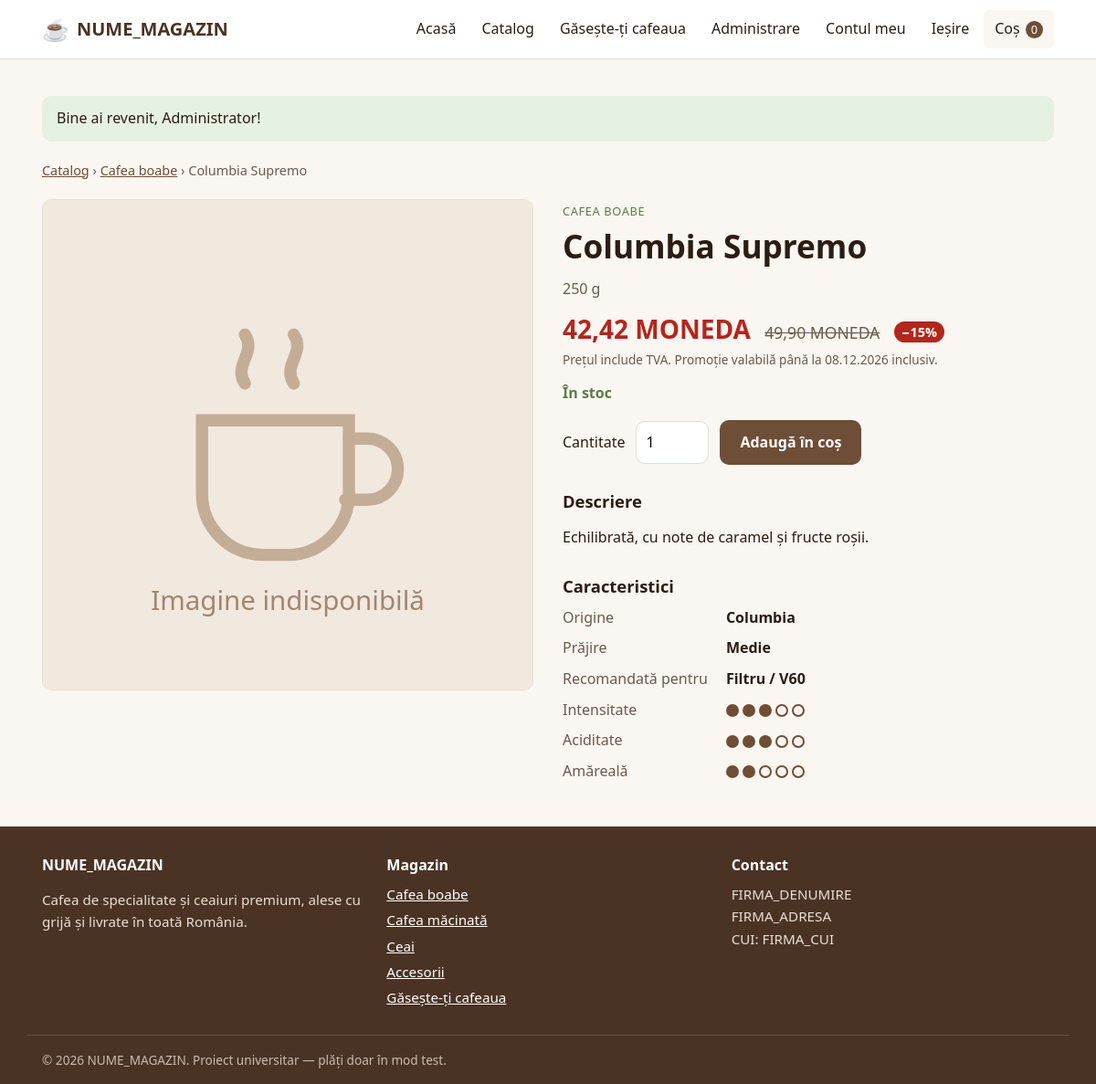
The app's page /produs.php?id=2 (signed in) with its own data.
### tables this page shows
CREATE TABLE produse (
    id           INT UNSIGNED AUTO_INCREMENT PRIMARY KEY,
    categorie_id INT UNSIGNED NOT NULL,
    nume         VARCHAR(150) NOT NULL,
    descriere    TEXT,
    pret         DECIMAL(10,2) NOT NULL,
    gramaj       VARCHAR(50),                
    imagine      VARCHAR(255),               
    stoc         INT UNSIGNED NOT NULL DEFAULT 0,
    activ        TINYINT(1) NOT NULL DEFAULT 1,
    creat_la     DATETIME NOT NULL DEFAULT CURRENT_TIMESTAMP,
    CONSTRAINT chk_produse_pret CHECK (pret > 0),
     
    CONSTRAINT fk_produse_categorie FOREIGN KEY (categorie_id)
        REFERENCES categorii(id) ON DELETE RESTRICT ON UPDATE CASCADE,
    INDEX idx_produse_activ (activ, categorie_id)
);

CREATE TABLE categorii (
    id        INT UNSIGNED AUTO_INCREMENT PRIMARY KEY,
    nume      VARCHAR(100) NOT NULL UNIQUE,
    descriere TEXT,
    cota_tva  DECIMAL(5,2) NOT NULL DEFAULT 21.00,
    CONSTRAINT chk_categorii_tva CHECK (cota_tva >= 0 AND cota_tva <= 100)
);

CREATE TABLE atribute_cafea (
    produs_id   INT UNSIGNED PRIMARY KEY,
    intensitate TINYINT UNSIGNED NOT NULL,
    origine     VARCHAR(100),
    prajire     ENUM('deschisă','medie','închisă') NOT NULL DEFAULT 'medie',
    acid        TINYINT UNSIGNED NOT NULL,
    amar        TINYINT UNSIGNED NOT NULL,
    aparat      ENUM('filtru','espresso','ibric') NOT NULL,
    CONSTRAINT chk_atribute_intensitate CHECK (intensitate BETWEEN 1 AND 5),
    CONSTRAINT chk_atribute_acid        CHECK (acid BETWEEN 1 AND 5),
    CONSTRAINT chk_atribute_amar        CHECK (amar BETWEEN 1 AND 5),
     
    CONSTRAINT fk_atribute_produs FOREIGN KEY (produs_id)
        REFERENCES produse(id) ON DELETE CASCADE
);

### includes/db.php (called while the page is built, shortened)
<?php
function db(): PDO
{
    static $pdo = null;
    if ($pdo === null) {
        $dsn = 'mysql:host=' . DB_HOST . ';dbname=' . DB_NUME . ';charset=utf8mb4';
        $optiuni = [
            PDO::ATTR_ERRMODE            => PDO::ERRMODE_EXCEPTION,
            PDO::ATTR_DEFAULT_FETCH_MODE => PDO::FETCH_ASSOC,
            PDO::ATTR_EMULATE_PREPARES   => false,
        ];
        try {
            $pdo = new PDO($dsn, DB_UTILIZATOR, DB_PAROLA, $optiuni);
        } catch (PDOException $e) {
            http_response_code(500);
            exit(MOD_DEZVOLTARE
                ? 'Eroare conexiune DB: ' . htmlspecialchars($e->getMessage())
                : 'Serviciul este temporar indisponibil. Încercați mai târziu.');
        }
    }
    return $pdo;
}

### produs.php (the view, shortened to what this page needs)
<?php
require_once __DIR__ . '/includes/functii.php';
$id = filter_input(INPUT_GET, 'id', FILTER_VALIDATE_INT, ['options' => ['min_range' => 1]]);
$stmt = db()->prepare(
    'SELECT p.*, c.nume AS categorie, c.id AS categorie_id,
            a.intensitate, a.origine, a.prajire, a.acid, a.amar, a.aparat,
            ' . SQL_PROMOTIE . '
       FROM produse p
       JOIN categorii c ON c.id = p.categorie_id
       LEFT JOIN atribute_cafea a ON a.produs_id = p.id
      WHERE p.id = :id AND p.activ = 1'
);
$stmt->execute(['id' => $id]);
$produs = $stmt->fetch();
$stoc     = (int)$produs['stoc'];
$procent  = $produs['procent_promo'] !== null ? (int)$produs['procent_promo'] : null;
$eCafea   = $produs['intensitate'] !== null;
$aparate  = ['filtru' => 'Filtru / V60', 'espresso' => 'Espressor', 'ibric' => 'Ibric'];
require __DIR__ . '/includes/header.php';
?>
<nav class="fir-ariadna" aria-label="Fir de navigare">
    <a href="<?= e(url('catalog.php')) ?>">Catalog</a> ›
    <a href="<?= e(url('catalog.php?categorie=' . $produs['categorie_id'])) ?>"><?= e($produs['categorie']) ?></a> ›
    <span aria-current="page"><?= e($produs['nume']) ?></span>
</nav>
<article class="produs-detalii">
    <div class="produs-detalii__imagine">
        <img src="<?= e(imagineProdus($produs['imagine'])) ?>" alt="<?= e($produs['nume']) ?>"
             width="600" height="600">
    </div>
    <div class="produs-detalii__info">
        <span class="produs-card__categorie"><?= e($produs['categorie']) ?></span>
        <h1><?= e($produs['nume']) ?></h1>
        <?php if ($produs['gramaj']): ?>
            <p class="produs-detalii__gramaj"><?= e($produs['gramaj']) ?></p>
        <?php endif; ?>
        <?php if ($procent): ?>
            <p class="produs-detalii__pret">
                <span class="pret-redus"><?= e(formatPret(pretFinal((float)$produs['pret'], $procent))) ?></span>
                <del class="pret-vechi"><span class="vizual-ascuns">Preț vechi: </span><?= e(formatPret((float)$produs['pret'])) ?></del>
                <span class="insigna-reducere insigna-reducere--inline">−<?= $procent ?>%</span>
            </p>
            <p class="nota">Prețul include TVA. Promoție valabilă până la <?= e(date('d.m.Y', strtotime($produs['promo_pana_la']))) ?> inclusiv.</p>
        <?php else: ?>
            <p class="produs-detalii__pret"><?= e(formatPret((float)$produs['pret'])) ?></p>
            <p class="nota">Prețul include TVA.</p>
        <?php endif; ?>
        <?php if ($stoc === 0): ?>
            <p class="stoc stoc--epuizat">Stoc epuizat</p>
        <?php elseif ($stoc <= 5): ?>
            <p class="stoc stoc--putin">Ultimele <?= $stoc ?> bucăți în stoc</p>
        <?php else: ?>
            <p class="stoc stoc--disponibil">În stoc</p>
        <?php endif; ?>
        <form class="adauga-cos" method="post" action="<?= e(url('cos.php')) ?>">
            <label for="cantitate">Cantitate</label>
            <input id="cantitate" name="cantitate" type="number" value="1" min="1"
                   max="<?= max($stoc, 1) ?>" <?= $stoc === 0 ? 'disabled' : '' ?>>
            <button class="buton" type="submit" <?= $stoc === 0 ? 'disabled' : '' ?>>
                Adaugă în coș
            </button>
        </form>
        <?php if ($produs['descriere']): ?>
            <h2>Descriere</h2>
            <p><?= nl2br(e($produs['descriere'])) ?></p>
        <?php endif; ?>
        <?php if ($eCafea): ?>
            <h2>Caracteristici</h2>
            <dl class="caracteristici">
                <dt>Origine</dt>       <dd><?= e($produs['origine']) ?></dd>
                <dt>Prăjire</dt>       <dd><?= e(ucfirst($produs['prajire'])) ?></dd>
                <dt>Recomandată pentru</dt><dd><?= e($aparate[$produs['aparat']] ?? $produs['aparat']) ?></dd>
                <dt>Intensitate</dt>   <dd><?= scala((int)$produs['intensitate']) ?></dd>
                <dt>Aciditate</dt>     <dd><?= scala((int)$produs['acid']) ?></dd>
                <dt>Amăreală</dt>      <dd><?= scala((int)$produs['amar']) ?></dd>
            </dl>
        <?php endif; ?>
    </div>
</article>
<?php require __DIR__ . '/includes/footer.php'; ?>

### includes/footer.php (shortened to what this page needs)
</main>
<footer class="subsol">
    <div class="container subsol__grila">
        <section>
            <h2 class="subsol__titlu"><?= e(NUME_MAGAZIN) ?></h2>
            <p>Cafea de specialitate și ceaiuri premium, alese cu grijă și livrate în toată România.</p>
        </section>
        <section>
            <h2 class="subsol__titlu">Magazin</h2>
            <ul class="subsol__lista">
                <?php foreach (categoriiMeniu() as $cat): ?>
                    <li><a href="<?= e(url('catalog.php?categorie=' . $cat['id'])) ?>"><?= e($cat['nume']) ?></a></li>
                <?php endforeach; ?>
                <li><a href="<?= e(url('quiz.php')) ?>">Găsește-ți cafeaua</a></li>
            </ul>
        </section>
        <section>
            <h2 class="subsol__titlu">Contact</h2>
            <address>
                <?= e(FIRMA_DENUMIRE) ?><br>
                <?= e(FIRMA_ADRESA) ?><br>
                CUI: <?= e(FIRMA_CUI) ?>
            </address>
        </section>
    </div>
    <p class="container subsol__copyright">
        &copy; <?= date('Y') ?> <?= e(NUME_MAGAZIN) ?>. Proiect universitar — plăți doar în mod test.
    </p>
</footer>
</body>
</html>

### assets/css/style.css (style rules this page uses)
:root { --culoare-fundal: #faf6f1; --culoare-suprafata: #ffffff; --culoare-text: #2b1d14; --culoare-text-slab: #6b5a4e; --culoare-primara: #6f4e37; --culoare-primara-inchisa: #4a3324; --culoare-accent: #5a7d4d; --culoare-bordura: #e6ddd3; --culoare-reducere: #b3261e; --culoare-succes-fundal: #e6f2e1; --culoare-eroare-fundal: #fbe7e5; --font: system-ui, -apple-system, "Segoe UI", Roboto, Ubuntu, sans-serif; --raza: 10px; --umbra: 0 2px 8px rgba(43, 29, 20, .08); --latime-max: 1140px; }
*, *::before, *::after { box-sizing: border-box; }
body { margin: 0; font-family: var(--font); font-size: 1rem; line-height: 1.6; color: var(--culoare-text); background: var(--culoare-fundal); display: flex; flex-direction: column; min-height: 100vh; }
img { max-width: 100%; height: auto; display: block; }
a { color: var(--culoare-primara); }
h1, h2, h3 { line-height: 1.25; margin: 0 0 .6em; }
.container { width: 100%; max-width: var(--latime-max); margin: 0 auto; padding: 0 16px; }
.buton { display: inline-block; padding: 10px 20px; border: 2px solid var(--culoare-primara); border-radius: var(--raza); background: var(--culoare-primara); color: #fff; font: inherit; font-weight: 600; text-decoration: none; cursor: pointer; transition: background .15s, border-color .15s; }
.produs-card__categorie { font-size: .8rem; text-transform: uppercase; letter-spacing: .05em; color: var(--culoare-accent); }
.subsol { background: var(--culoare-primara-inchisa); color: #eadfd4; padding-top: 32px; font-size: .95rem; }
.subsol a { color: #fff; }
.subsol__grila { display: grid; gap: 24px; grid-template-columns: repeat(auto-fit, minmax(200px, 1fr)); }
.subsol__titlu { font-size: 1rem; color: #fff; }
.subsol__lista { list-style: none; margin: 0; padding: 0; }
.subsol__lista li { margin-bottom: 4px; }
.subsol address { font-style: normal; }
.subsol__copyright { border-top: 1px solid rgba(255,255,255,.15); margin-top: 24px; padding-top: 16px; padding-bottom: 16px; font-size: .85rem; color: #cbbcae; }
.fir-ariadna { font-size: .9rem; color: var(--culoare-text-slab); margin-bottom: 20px; }
.produs-detalii { display: grid; gap: 32px; }
@media (min-width: 760px) { .produs-detalii { grid-template-columns: 1fr 1fr; align-items: start; } }
.produs-detalii__imagine img { width: 100%; aspect-ratio: 1; object-fit: cover; border-radius: var(--raza); border: 1px solid var(--culoare-bordura); background: var(--culoare-suprafata); }
.produs-detalii h1 { font-size: clamp(1.6rem, 3vw, 2.2rem); margin-top: 4px; }
.produs-detalii h2 { font-size: 1.15rem; margin-top: 28px; }
.produs-detalii__gramaj { color: var(--culoare-text-slab); margin: -8px 0 8px; }
.produs-detalii__pret { font-size: 1.75rem; font-weight: 700; margin: 0; }
.nota { font-size: .85rem; color: var(--culoare-text-slab); margin-top: 0; }
.stoc { font-weight: 600; margin: 12px 0; }
.stoc--disponibil { color: var(--culoare-accent); }
.adauga-cos { display: flex; flex-wrap: wrap; align-items: center; gap: 12px; margin: 16px 0; }
.adauga-cos input { width: 80px; padding: 10px; font: inherit; border: 1px solid var(--culoare-bordura); border-radius: var(--raza); }
.caracteristici { display: grid; grid-template-columns: max-content 1fr; gap: 8px 20px; margin: 0; }
.caracteristici dt { color: var(--culoare-text-slab); }
.caracteristici dd { margin: 0; font-weight: 600; }
.insigna-reducere { position: absolute; top: 10px; left: 10px; z-index: 1; background: var(--culoare-reducere); color: #fff; font-weight: 700; font-size: .85rem; padding: 2px 8px; border-radius: 999px; }
.insigna-reducere--inline { position: static; vertical-align: middle; font-size: .9rem; }
.pret-vechi { color: var(--culoare-text-slab); font-weight: 400; font-size: .9em; margin-right: 6px; }
.pret-redus { color: var(--culoare-reducere); }
.produs-detalii__pret .pret-vechi { font-size: 1.1rem; margin: 0 8px; }

### records on screen
produse: categorie.nume "Cafea boabe", nume "Columbia Supremo", categorie.nume "CAFEA BOABE", gramaj "250 g", pret "49,90 MONEDA", cantitate "1", descriere "Echilibrată, cu note de caramel și fructe roșii.", atribute_cafea.origine "Columbia", atribute_cafea.prajire "Medie", atribute_cafea.aparat "Filtru / V60"
categorii: nume "Cafea boabe"
categorii: nume "Cafea măcinată"
categorii: nume "Ceai"
categorii: nume "Accesorii"

### other values on screen
NUME_MAGAZIN "NUME_MAGAZIN"
$nrCos "0"
$mesaj['text'] "Bine ai revenit, Administrator!"
formatPret(pretFinal((float)$produs['pret'], $procent)) "42,42 MONEDA"
$procent "15"
date('d.m.Y', strtotime($produs['promo_pana_la'])) "08.12.2026"
FIRMA_DENUMIRE "FIRMA_DENUMIRE"
FIRMA_ADRESA "FIRMA_ADRESA"
FIRMA_CUI "FIRMA_CUI"
